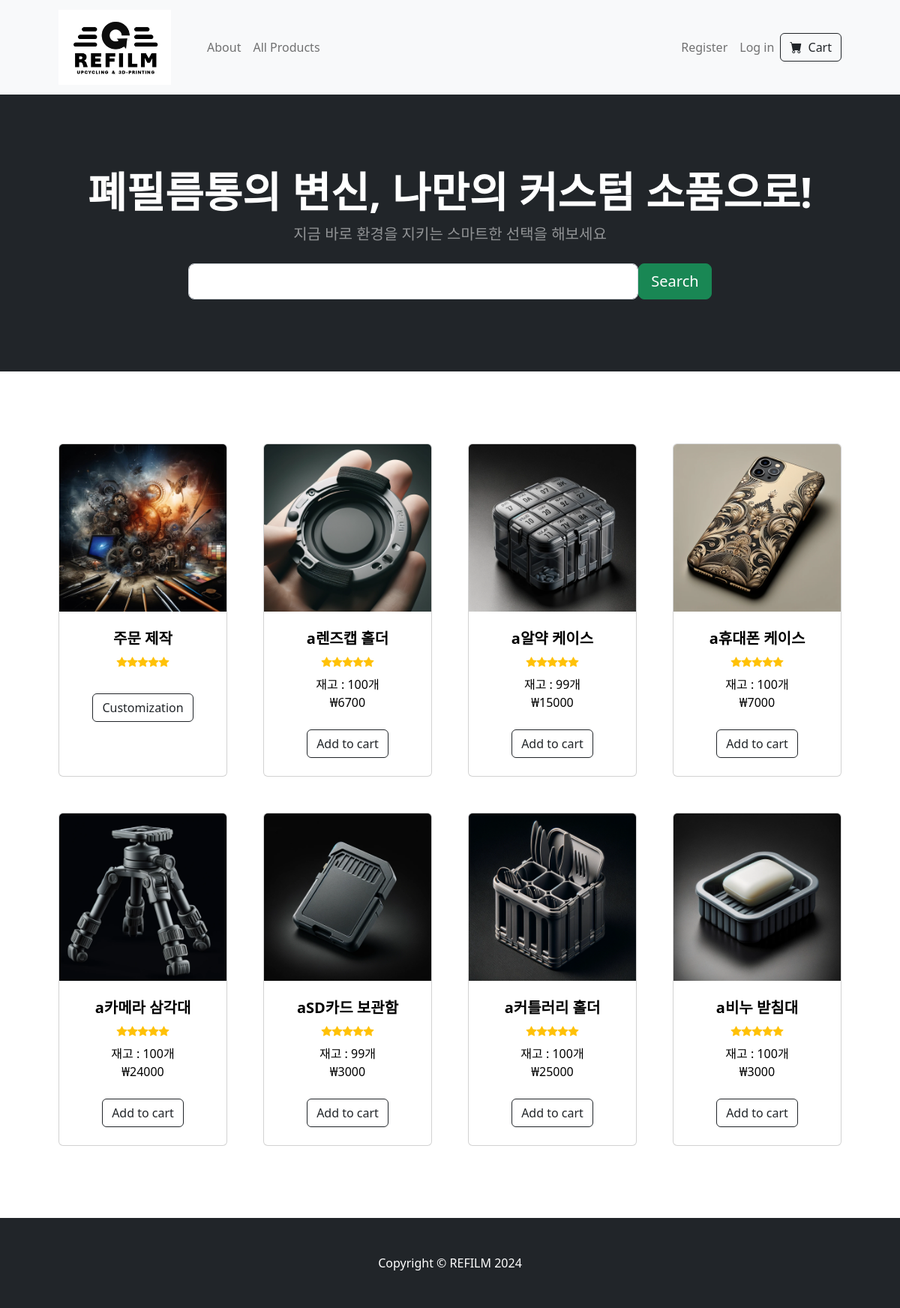
Before: / with the older database file.
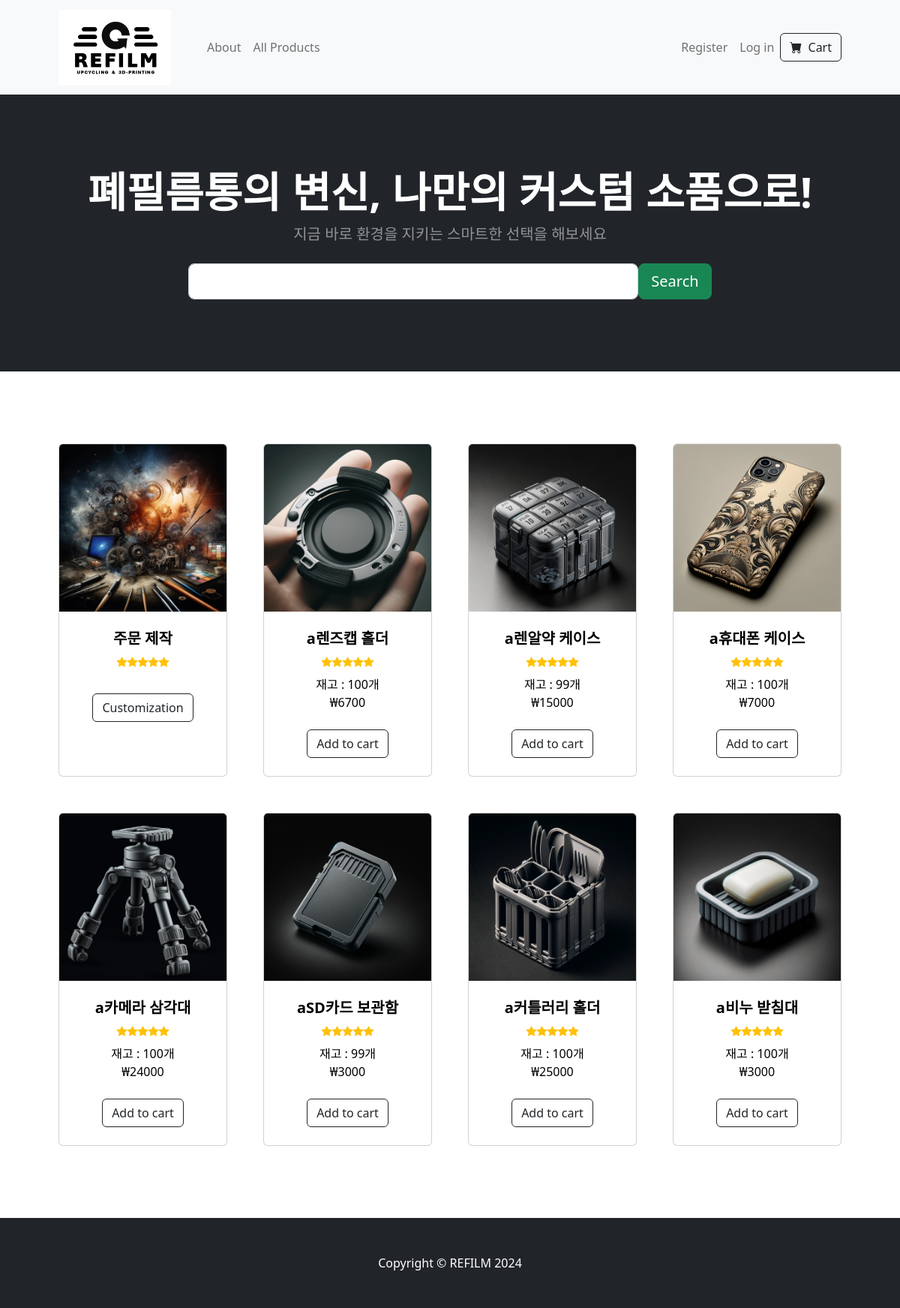
After: the same page with the newer database file.
### tables this page shows
CREATE TABLE products (id INTEGER PRIMARY KEY AUTOINCREMENT NOT NULL, productname TEXT NOT NULL, quantity INTEGER NOT NULL, price INTEGER NOT NULL, image_extension TEXT, description TEXT);

### app.py (the view)
@app.route('/')
def home():
    data, length = get_page_data(0, PER_PAGE)
    products = []
    for i in range(length):
        products.append({"product_name": data[i]["productname"], "quantity": data[i]["quantity"], "price": data[i]["price"], "product_id":int(data[i]["id"]), "image_extension": data[i]["image_extension"]})
    return render_template('index.html', products = products)

### app.py (called while the page is built)
def get_page_data(start, per_page_number):
    data = db.execute("SELECT * FROM products ORDER BY id desc LIMIT ? OFFSET ?", per_page_number, start)
    length = len(data)
    return data, length

### templates/index.html (shortened to what this page needs)
{% extends "layout.html" %}
{% block content %}
        <header class="bg-dark py-5">
            <div class="container px-4 px-lg-5 my-5">
                <div class="text-center text-white">
                    <h1 class="display-4 fw-bolder">폐필름통의 변신, 나만의 커스텀 소품으로!</h1>
                    <p class="lead fw-normal text-white-50 mb-0">지금 바로 환경을 지키는 스마트한 선택을 해보세요</p>
                    <form action="/search" method="get" class="form-inline d-flex justify-content-center mt-4">
                        <input type="text" id="search-input" name="search" class="form-control form-control-lg mr-2" style="width: 50vw;" autocomplete="off">
                        <button type="submit" class="btn btn-success btn-lg">Search</button>
                    </form>
                </div>
            </div>
        </header>
        <section class="py-5">
            <div class="container px-4 px-lg-5 mt-5">
                <div class="row gx-4 gx-lg-5 row-cols-2 row-cols-md-3 row-cols-xl-4 justify-content-center">
                    <div class="col mb-5">
                        <div class="card h-100">
                            <a style="color: black; text-decoration:none" href="#">
                                <img class="card-img-top" src="/static/pictures/customization.jpg" alt="..." />
                                <div class="card-body p-4">
                                    <div class="text-center">
                                        <h5 class="fw-bolder">주문 제작</h5>
                                        <div class="d-flex justify-content-center small text-warning mb-2">
                                            <div class="bi-star-fill"></div>
                                            <div class="bi-star-fill"></div>
                                            <div class="bi-star-fill"></div>
                                            <div class="bi-star-fill"></div>
                                            <div class="bi-star-fill"></div>
                                        </div>
                                    </div>
                                </div>
                            </a>
                            <div class="card-footer p-4 pt-0 border-top-0 bg-transparent">
                                <div class="text-center">
                                    <button type="submit" class="btn btn-outline-dark mt-auto">Customization</button>
                                </div>
                            </div>
                        </div>
                    </div>
                    {% for product in products %}
                        <div class="col mb-5">
                            <div class="card h-100">
                                <a style="color: black; text-decoration:none" href="/product/{{ product.product_id }}">
                                    <img class="card-img-top" src="/static/product_images/product{{ product.product_id }}.{{ product.image_extension }}" alt="..." />
                                    <div class="card-body p-4">
                                        <div class="text-center">
                                            <h5 class="fw-bolder">{{ product.product_name }}</h5>
                                            <div class="d-flex justify-content-center small text-warning mb-2">
                                                <div class="bi-star-fill"></div>
                                                <div class="bi-star-fill"></div>
                                                <div class="bi-star-fill"></div>
                                                <div class="bi-star-fill"></div>
                                                <div class="bi-star-fill"></div>
                                            </div>
                                            재고 : {{ product.quantity }}개
                                            <br>₩{{ product.price }}
                                        </div>
                                    </div>
                                </a>
                                <form action="/add_to_cart/{{ product.product_id }}" method="post">
                                    <div class="card-footer p-4 pt-0 border-top-0 bg-transparent">
                                        <div class="text-center">
                                            <button type="submit" class="btn btn-outline-dark mt-auto">Add to cart</button>
                                        </div>
                                    </div>
                                </form>
                            </div>
                        </div>
                    {% endfor %}
                </div>
            </div>
        </section>
{% endblock %}

### templates/layout.html (shortened to what this page needs)
<!DOCTYPE html>
<html lang="en">
    <head>
        {% block head %}
        <link href="https://cdn.jsdelivr.net/npm/bootstrap-icons@1.5.0/font/bootstrap-icons.css" rel="stylesheet" />
        <link href="../static/styles.css" rel="stylesheet" />
        {% endblock %}
    </head>
    <body>
        <nav class="navbar navbar-expand-lg navbar-light bg-light">
            <div class="container px-4 px-lg-5">
                <a class="navbar-brand" href="/">
                    <img src="../static/pictures/company_logo.png" width="150" height="100">
                </a>
                <div class="collapse navbar-collapse" id="navbarSupportedContent">
                    <ul class="navbar-nav me-auto mb-2 mb-lg-0 ms-lg-4">
                        <li class="nav-item"><a class="nav-link" href="/about">About</a></li>
                        <li class="nav-item"><a class="nav-link" href="/all_products">All Products</a></li>
                    </ul>
                    {% if session["user_id"] %}
                        <ul class="navbar-nav ml-auto mb-2 mb-lg-0 ms-lg-4">
                            {% if session["user_id"] == 3 %}
                                <li class="nav-item"><a class="nav-link" href="/manage">Manage Products</a></li>
                            {% endif %}
                            <li class="nav-item"><a class="nav-link" href="/logout">Log out</a></li>
                        </ul>
                        <form class="d-flex" action="/cart" method="get">
                            <button class="btn btn-outline-dark" type="submit">
                                <i class="bi-cart-fill me-1"></i>
                                Cart
                            </button>
                        </form>
                    {% else %}
                        <ul class="navbar-nav ml-auto mb-2 mb-lg-0 ms-lg-4">
                            <li class="nav-item"><a class="nav-link" href="/register">Register</a></li>
                            <li class="nav-item"><a class="nav-link" href="/login">Log in</a></li>
                        </ul>
                        <form class="d-flex" action="/login" method="get">
                            <button class="btn btn-outline-dark" type="submit">
                                <i class="bi-cart-fill me-1"></i>
                                Cart
                            </button>
                        </form>
                    {% endif %}
                </div>
            </div>
        </nav>
        {% block content %}{% endblock %}
        <footer class="py-5 bg-dark">
            <div class="container"><p class="m-0 text-center text-white">Copyright &copy; REFILM 2024</p></div>
        </footer>
    </body>
</html>

Changed rows visible on the page:
changed products: product_name "a알약 케이스" → "a렌알약 케이스"
